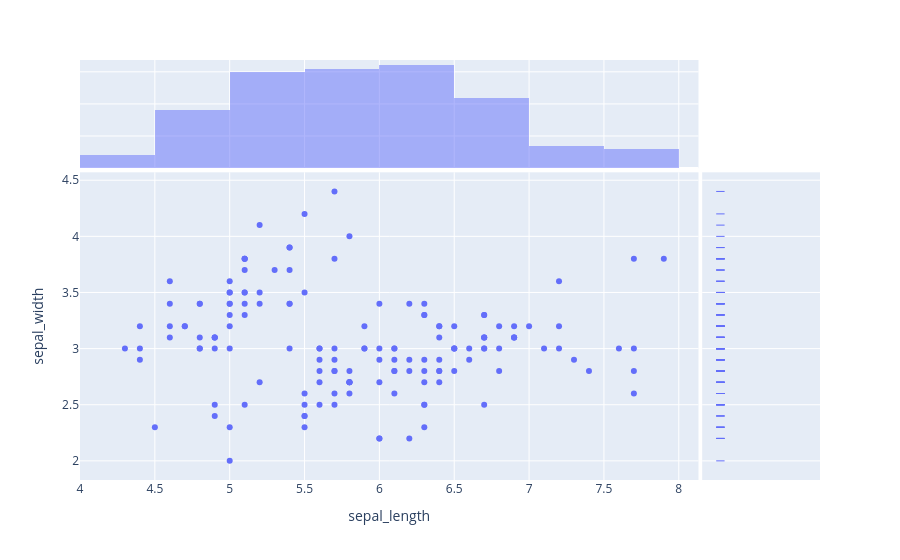

The notebook cell saved with this chart:
### Code cell
# Marginal Distribution Plots
fig = px.scatter(df, x="sepal_length", y="sepal_width", marginal_x="histogram", marginal_y="rug")
fig.show()

### Figure 1 — Plotly figure (JSON) as saved in the notebook; plotly's stock layout.template omitted (floating-point values rounded to 4 significant figures; data arrays with more than 128 entries replaced by an {"elided": "..."} marker saying what was removed)
{"data": [{"hovertemplate": "sepal_length=%{x}<br>sepal_width=%{y}<extra></extra>", "legendgroup": "", "marker": {"color": "#636efa", "symbol": "circle"}, "mode": "markers", "name": "", "orientation": "v", "showlegend": false, "type": "scatter", "x": {"elided": "150 float values"}, "xaxis": "x", "y": {"elided": "150 float values"}, "yaxis": "y"}, {"bingroup": "x", "hovertemplate": "sepal_length=%{x}<br>count=%{y}<extra></extra>", "legendgroup": "", "marker": {"color": "#636efa"}, "name": "", "opacity": 0.5, "showlegend": false, "type": "histogram", "x": {"elided": "150 float values"}, "xaxis": "x3", "yaxis": "y3"}, {"boxpoints": "all", "fillcolor": "rgba(255,255,255,0)", "hoveron": "points", "hovertemplate": "sepal_width=%{y}<extra></extra>", "jitter": 0, "legendgroup": "", "line": {"color": "rgba(255,255,255,0)"}, "marker": {"color": "#636efa", "symbol": "line-ew-open"}, "name": "", "showlegend": false, "type": "box", "xaxis": "x2", "y": {"elided": "150 float values"}, "yaxis": "y2"}], "layout": {"barmode": "overlay", "legend": {"tracegroupgap": 0}, "margin": {"t": 60}, "xaxis": {"anchor": "y", "domain": [0, 0.8358], "title": {"text": "sepal_length"}}, "xaxis2": {"anchor": "y2", "domain": [0.8408, 1], "matches": "x2", "showgrid": false, "showline": false, "showticklabels": false, "ticks": ""}, "xaxis3": {"anchor": "y3", "domain": [0, 0.8358], "matches": "x", "showgrid": true, "showticklabels": false}, "xaxis4": {"anchor": "y4", "domain": [0.8408, 1], "matches": "x2", "showgrid": false, "showline": false, "showticklabels": false, "ticks": ""}, "yaxis": {"anchor": "x", "domain": [0, 0.7326], "title": {"text": "sepal_width"}}, "yaxis2": {"anchor": "x2", "domain": [0, 0.7326], "matches": "y", "showgrid": true, "showticklabels": false}, "yaxis3": {"anchor": "x3", "domain": [0.7426, 1], "matches": "y3", "showgrid": true, "showline": false, "showticklabels": false, "ticks": ""}, "yaxis4": {"anchor": "x4", "domain": [0.7426, 1], "matches": "y3", "showgrid": true, "showline": false, "showticklabels": false, "ticks": ""}}}
